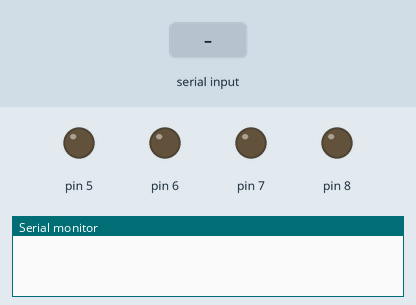
Recording of a sketch running on a simulated Arduino Uno, built with avr-gcc and run on an emulated ATmega328P. Parts: output pins drawn as LEDs (lit = HIGH), the last lines printed to the serial monitor. Inputs (shaded band) come from the test bench.

Above: at 1.2 s.
1.3 s: "F" received over Serial
At 2.0 s:
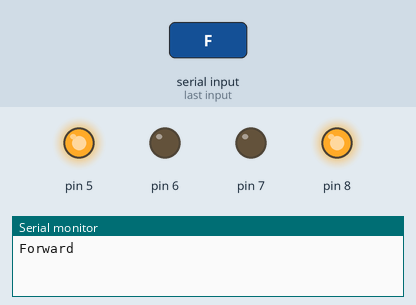
2.8 s: "B" received over Serial
At 3.2 s:
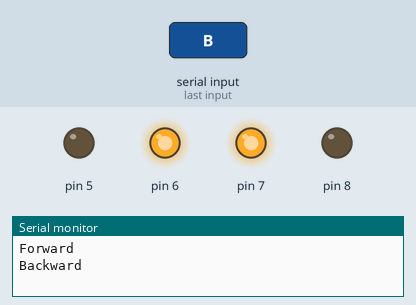
4.3 s: "L" received over Serial
At 5.5 s:
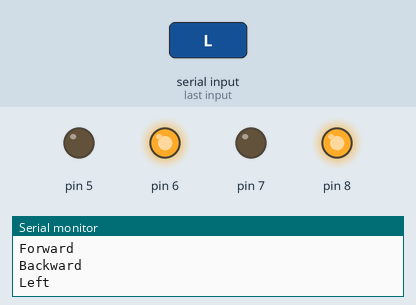
5.8 s: "R" received over Serial
At 6.7 s:
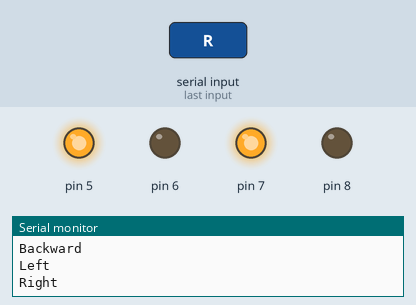
Timing chart, 0 to 8.3 s (numbered marks = the images above; inputs shaded):
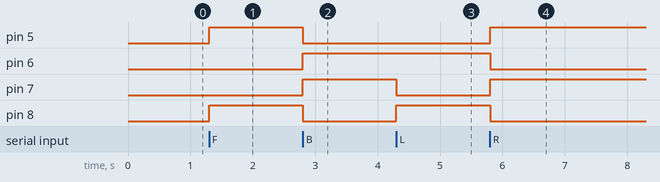

Measured:
- after the input at 1.3 s, pin 5, pin 8: LOW → HIGH at once
- after the input at 2.8 s, pin 5, pin 8: HIGH → LOW at once; pin 6, pin 7: LOW → HIGH at once
- after the input at 4.3 s, pin 7: HIGH → LOW at once; pin 8: LOW → HIGH at once
- after the input at 5.8 s, pin 5, pin 7: LOW → HIGH at once; pin 6, pin 8: HIGH → LOW at once

The sketch:

code5_serial_supervisory.ino
```cpp
/*
 * ============================================================
 *  CODE 5 - SERIAL SUPERVISORY CONTROL
 * ============================================================
 *  Allows full manual control of the buggy over Serial
 *  (USB or Bluetooth HC-05/HC-06 at 9600 baud).
 *  Each command moves the buggy and prints the action taken.
 *
 *  Serial Commands:
 *   F → Forward
 *   B → Backward
 *   L → Left
 *   R → Right
 *   S → Stop
 *
 *  PIN MAPPING:
 *   Motor A  IN1 → D5   IN2 → D6
 *   Motor B  IN3 → D7   IN4 → D8
 * ============================================================
 */

int flag = 0;

void setup() {
  pinMode(5, OUTPUT);
  pinMode(6, OUTPUT);
  pinMode(7, OUTPUT);
  pinMode(8, OUTPUT);
  Serial.begin(9600);
}

void forward() {
  digitalWrite(5, HIGH);
  digitalWrite(6, LOW);
  digitalWrite(7, LOW);
  digitalWrite(8, HIGH);
}

void backward() {
  digitalWrite(5, LOW);
  digitalWrite(6, HIGH);
  digitalWrite(7, HIGH);
  digitalWrite(8, LOW);
}

void left() {
  digitalWrite(5, LOW);
  digitalWrite(6, HIGH);
  digitalWrite(7, LOW);
  digitalWrite(8, HIGH);
}

void right() {
  digitalWrite(5, HIGH);
  digitalWrite(6, LOW);
  digitalWrite(7, HIGH);
  digitalWrite(8, LOW);
}

void stopMotors() {
  digitalWrite(5, LOW);
  digitalWrite(6, LOW);
  digitalWrite(7, LOW);
  digitalWrite(8, LOW);
}

void loop() {
  if (Serial.available() > 0) {
    char command = Serial.read();

    if (command == 'F') {
      forward();
      flag = 1;
      Serial.println("Forward");
    } else if (command == 'B') {
      backward();
      flag = 1;
      Serial.println("Backward");
    } else if (command == 'L') {
      left();
      flag = 1;
      Serial.println("Left");
    } else if (command == 'R') {
      right();
      flag = 1;
      Serial.println("Right");
    } else if (command == 'S') {
      stopMotors();
      flag = 0;
      Serial.println("Stopped");
    }
  }
}
```
